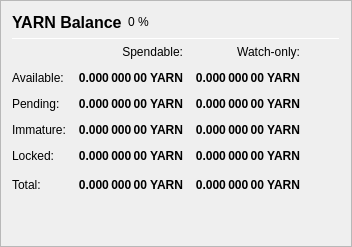
                   <widget class="QFrame" name="frame_Balances">
                    <property name="frameShape">
                     <enum>QFrame::StyledPanel</enum>
                    </property>
                    <property name="frameShadow">
                     <enum>QFrame::Raised</enum>
                    </property>
                    <layout class="QVBoxLayout" name="verticalLayout_4">
                     <item>
                      <layout class="QHBoxLayout" name="horizontalLayout_4">
                       <item>
                        <widget class="QLabel" name="label_5">
                         <property name="minimumSize">
                          <size>
                           <width>0</width>
                           <height>20</height>
                          </size>
                         </property>
                         <property name="font">
                          <font>
                           <pointsize>12</pointsize>
                           <weight>75</weight>
                           <bold>true</bold>
                          </font>
                         </property>
                         <property name="text">
                          <string>YARN Balance</string>
                         </property>
                        </widget>
                       </item>
                       <item>
                        <widget class="QLabel" name="labelYARNPercent">
                         <property name="text">
                          <string notr="true">0 %</string>
                         </property>
                        </widget>
                       </item>
                       <item>
                        <spacer name="horizontalSpacer_3">
                         <property name="orientation">
                          <enum>Qt::Horizontal</enum>
                         </property>
                         <property name="sizeHint" stdset="0">
                          <size>
                           <width>40</width>
                           <height>20</height>
                          </size>
                         </property>
                        </spacer>
                       </item>
                      </layout>
                     </item>
                     <item>
                      <widget class="Line" name="line_Balance">
                       <property name="minimumSize">
                        <size>
                         <width>0</width>
                         <height>1</height>
                        </size>
                       </property>
                       <property name="maximumSize">
                        <size>
                         <width>16777215</width>
                         <height>1</height>
                        </size>
                       </property>
                       <property name="orientation">
                        <enum>Qt::Horizontal</enum>
                       </property>
                      </widget>
                     </item>
                     <item>
                      <layout class="QGridLayout" name="gridLayout">
                       <property name="spacing">
                        <number>12</number>
                       </property>
                       <item row="0" column="1">
                        <widget class="QLabel" name="labelSpendable">
                         <property name="text">
                          <string>Spendable:</string>
                         </property>
                         <property name="alignment">
                          <set>Qt::AlignRight|Qt::AlignTrailing|Qt::AlignVCenter</set>
                         </property>
                        </widget>
                       </item>
                       <item row="0" column="2">
                        <widget class="QLabel" name="labelWatchonly">
                         <property name="text">
                          <string>Watch-only:</string>
                         </property>
                         <property name="alignment">
                          <set>Qt::AlignRight|Qt::AlignTrailing|Qt::AlignVCenter</set>
                         </property>
                        </widget>
                       </item>
                       <item row="1" column="0">
                        <widget class="QLabel" name="labelBalanceText">
                         <property name="text">
                          <string>Available:</string>
                         </property>
                        </widget>
                       </item>
                       <item row="1" column="1">
                        <widget class="QLabel" name="labelBalance">
                         <property name="font">
                          <font>
                           <weight>75</weight>
                           <bold>true</bold>
                          </font>
                         </property>
                         <property name="cursor">
                          <cursorShape>IBeamCursor</cursorShape>
                         </property>
                         <property name="toolTip">
                          <string>Your current spendable balance</string>
                         </property>
                         <property name="text">
                          <string notr="true">0.000 000 00 YARN</string>
                         </property>
                         <property name="alignment">
                          <set>Qt::AlignRight|Qt::AlignTrailing|Qt::AlignVCenter</set>
                         </property>
                         <property name="textInteractionFlags">
                          <set>Qt::LinksAccessibleByMouse|Qt::TextSelectableByKeyboard|Qt::TextSelectableByMouse</set>
                         </property>
                        </widget>
                       </item>
                       <item row="1" column="2">
                        <widget class="QLabel" name="labelWatchAvailable">
                         <property name="font">
                          <font>
                           <weight>75</weight>
                           <bold>true</bold>
                          </font>
                         </property>
                         <property name="cursor">
                          <cursorShape>IBeamCursor</cursorShape>
                         </property>
                         <property name="toolTip">
                          <string>Your current balance in watch-only addresses</string>
                         </property>
                         <property name="text">
                          <string notr="true">0.000 000 00 YARN</string>
                         </property>
                         <property name="alignment">
                          <set>Qt::AlignRight|Qt::AlignTrailing|Qt::AlignVCenter</set>
                         </property>
                         <property name="textInteractionFlags">
                          <set>Qt::LinksAccessibleByMouse|Qt::TextSelectableByKeyboard|Qt::TextSelectableByMouse</set>
                         </property>
                        </widget>
                       </item>
                       <item row="2" column="0">
                        <widget class="QLabel" name="labelPendingText">
                         <property name="text">
                          <string>Pending:</string>
                         </property>
                        </widget>
                       </item>
                       <item row="2" column="1">
                        <widget class="QLabel" name="labelUnconfirmed">
                         <property name="font">
                          <font>
                           <weight>75</weight>
                           <bold>true</bold>
                          </font>
                         </property>
                         <property name="cursor">
                          <cursorShape>IBeamCursor</cursorShape>
                         </property>
                         <property name="toolTip">
                          <string>Total of transactions that have yet to be confirmed, and do not yet count toward the spendable balance</string>
                         </property>
                         <property name="text">
                          <string notr="true">0.000 000 00 YARN</string>
                         </property>
                         <property name="alignment">
                          <set>Qt::AlignRight|Qt::AlignTrailing|Qt::AlignVCenter</set>
                         </property>
                         <property name="textInteractionFlags">
                          <set>Qt::LinksAccessibleByMouse|Qt::TextSelectableByKeyboard|Qt::TextSelectableByMouse</set>
                         </property>
                        </widget>
                       </item>
                       <item row="2" column="2">
                        <widget class="QLabel" name="labelWatchPending">
                         <property name="font">
                          <font>
                           <weight>75</weight>
                           <bold>true</bold>
                          </font>
                         </property>
                         <property name="cursor">
                          <cursorShape>IBeamCursor</cursorShape>
                         </property>
                         <property name="toolTip">
                          <string>Unconfirmed transactions to watch-only addresses</string>
                         </property>
                         <property name="text">
                          <string notr="true">0.000 000 00 YARN</string>
                         </property>
                         <property name="alignment">
                          <set>Qt::AlignRight|Qt::AlignTrailing|Qt::AlignVCenter</set>
                         </property>
                         <property name="textInteractionFlags">
                          <set>Qt::LinksAccessibleByMouse|Qt::TextSelectableByKeyboard|Qt::TextSelectableByMouse</set>
                         </property>
                        </widget>
                       </item>
                       <item row="3" column="0">
                        <widget class="QLabel" name="labelImmatureText">
                         <property name="text">
                          <string>Immature:</string>
                         </property>
                        </widget>
                       </item>
                       <item row="3" column="1">
                        <widget class="QLabel" name="labelImmature">
                         <property name="font">
                          <font>
                           <weight>75</weight>
                           <bold>true</bold>
                          </font>
                         </property>
                         <property name="cursor">
                          <cursorShape>IBeamCursor</cursorShape>
                         </property>
                         <property name="toolTip">
                          <string>Staked or masternode rewards that has not yet matured</string>
                         </property>
                         <property name="text">
                          <string notr="true">0.000 000 00 YARN</string>
                         </property>
                         <property name="alignment">
                          <set>Qt::AlignRight|Qt::AlignTrailing|Qt::AlignVCenter</set>
                         </property>
                         <property name="textInteractionFlags">
                          <set>Qt::LinksAccessibleByMouse|Qt::TextSelectableByKeyboard|Qt::TextSelectableByMouse</set>
                         </property>
                        </widget>
                       </item>
                       <item row="3" column="2">
                        <widget class="QLabel" name="labelWatchImmature">
                         <property name="font">
                          <font>
                           <weight>75</weight>
                           <bold>true</bold>
                          </font>
                         </property>
                         <property name="cursor">
                          <cursorShape>IBeamCursor</cursorShape>
                         </property>
                         <property name="toolTip">
                          <string>Staked or masternode rewards in watch-only addresses that has not yet matured</string>
                         </property>
                         <property name="text">
                          <string notr="true">0.000 000 00 YARN</string>
                         </property>
                         <property name="alignment">
                          <set>Qt::AlignRight|Qt::AlignTrailing|Qt::AlignVCenter</set>
                         </property>
                         <property name="textInteractionFlags">
                          <set>Qt::LinksAccessibleByMouse|Qt::TextSelectableByKeyboard|Qt::TextSelectableByMouse</set>
                         </property>
                        </widget>
                       </item>
                       <item row="4" column="0">
                        <widget class="QLabel" name="labelLockedBalanceText">
                         <property name="toolTip">
                          <string>Locked YARN or Masternode collaterals. These are excluded from zYARN minting.</string>
                         </property>
                         <property name="text">
                          <string>Locked:</string>
                         </property>
                        </widget>
                       </item>
                       <item row="4" column="1">
                        <widget class="QLabel" name="labelLockedBalance">
                         <property name="font">
                          <font>
                           <weight>75</weight>
                           <bold>true</bold>
                          </font>
                         </property>
                         <property name="cursor">
                          <cursorShape>IBeamCursor</cursorShape>
                         </property>
                         <property name="toolTip">
                          <string>Locked YARN or Masternode collaterals. These are excluded from zYARN minting.</string>
                         </property>
                         <property name="text">
                          <string notr="true">0.000 000 00 YARN</string>
                         </property>
                         <property name="alignment">
                          <set>Qt::AlignRight|Qt::AlignTrailing|Qt::AlignVCenter</set>
                         </property>
                         <property name="textInteractionFlags">
                          <set>Qt::LinksAccessibleByMouse|Qt::TextSelectableByKeyboard|Qt::TextSelectableByMouse</set>
                         </property>
                        </widget>
                       </item>
                       <item row="4" column="2">
                        <widget class="QLabel" name="labelWatchLocked">
                         <property name="font">
                          <font>
                           <weight>75</weight>
                           <bold>true</bold>
                          </font>
                         </property>
                         <property name="cursor">
                          <cursorShape>IBeamCursor</cursorShape>
                         </property>
                         <property name="toolTip">
                          <string>Current locked balance in watch-only addresses</string>
                         </property>
                         <property name="text">
                          <string notr="true">0.000 000 00 YARN</string>
                         </property>
                         <property name="alignment">
                          <set>Qt::AlignRight|Qt::AlignTrailing|Qt::AlignVCenter</set>
                         </property>
                         <property name="textInteractionFlags">
                          <set>Qt::LinksAccessibleByMouse|Qt::TextSelectableByKeyboard|Qt::TextSelectableByMouse</set>
                         </property>
                        </widget>
                       </item>
                       <item row="5" column="0">
                        <widget class="QLabel" name="labelTotalText">
                         <property name="toolTip">
                          <string>Your current YarnCoin balance, unconfirmed and immature transactions included</string>
                         </property>
                         <property name="text">
                          <string>Total:</string>
                         </property>
                        </widget>
                       </item>
                       <item row="5" column="1">
                        <widget class="QLabel" name="labelTotal">
                         <property name="font">
                          <font>
                           <weight>75</weight>
                           <bold>true</bold>
                          </font>
                         </property>
                         <property name="cursor">
                          <cursorShape>IBeamCursor</cursorShape>
                         </property>
                         <property name="toolTip">
                          <string>Your current YarnCoin balance, unconfirmed and immature transactions included</string>
                         </property>
                         <property name="text">
                          <string notr="true">0.000 000 00 YARN</string>
                         </property>
                         <property name="alignment">
                          <set>Qt::AlignRight|Qt::AlignTrailing|Qt::AlignVCenter</set>
                         </property>
                         <property name="textInteractionFlags">
                          <set>Qt::LinksAccessibleByMouse|Qt::TextSelectableByKeyboard|Qt::TextSelectableByMouse</set>
                         </property>
                        </widget>
                       </item>
                       <item row="5" column="2">
                        <widget class="QLabel" name="labelWatchTotal">
                         <property name="font">
                          <font>
                           <weight>75</weight>
                           <bold>true</bold>
                          </font>
                         </property>
                         <property name="cursor">
                          <cursorShape>IBeamCursor</cursorShape>
                         </property>
                         <property name="toolTip">
                          <string>Current total balance in watch-only addresses</string>
                         </property>
                         <property name="text">
                          <string notr="true">0.000 000 00 YARN</string>
                         </property>
                         <property name="alignment">
                          <set>Qt::AlignRight|Qt::AlignTrailing|Qt::AlignVCenter</set>
                         </property>
                         <property name="textInteractionFlags">
                          <set>Qt::LinksAccessibleByMouse|Qt::TextSelectableByKeyboard|Qt::TextSelectableByMouse</set>
                         </property>
                        </widget>
                       </item>
                       <item row="5" column="3">
                        <spacer name="horizontalSpacer_9">
                         <property name="orientation">
                          <enum>Qt::Horizontal</enum>
                         </property>
                         <property name="sizeHint" stdset="0">
                          <size>
                           <width>40</width>
                           <height>20</height>
                          </size>
                         </property>
                        </spacer>
                       </item>
                      </layout>
                     </item>
                     <item>
                      <spacer name="verticalSpacer_3">
                       <property name="orientation">
                        <enum>Qt::Vertical</enum>
                       </property>
                       <property name="sizeHint" stdset="0">
                        <size>
                         <width>20</width>
                         <height>40</height>
                        </size>
                       </property>
                      </spacer>
                     </item>
                    </layout>
                   </widget>
